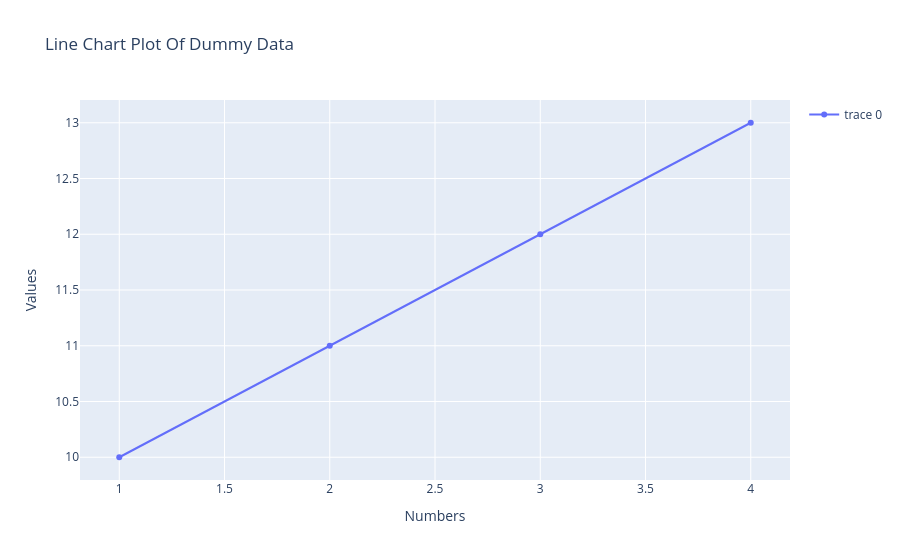

Here is the notebook cell this chart was saved with:
### Code cell
# custimize/Update the plot

fig.update_layout(
    title = 'Line Chart Plot Of Dummy Data',
    xaxis = dict(title='Numbers'),
    yaxis = dict(title='Values'),
    showlegend = True,
    #font=dict(family='Arial', size=14, color='blue')
)
fig.show()

### Figure 1 — Plotly figure (JSON) as saved in the notebook; plotly's stock layout.template omitted (floating-point values rounded to 4 significant figures)
{"data": [{"type": "scatter", "x": [1, 2, 3, 4], "y": [10, 11, 12, 13]}], "layout": {"showlegend": true, "title": {"text": "Line Chart Plot Of Dummy Data"}, "xaxis": {"title": {"text": "Numbers"}}, "yaxis": {"title": {"text": "Values"}}}}
